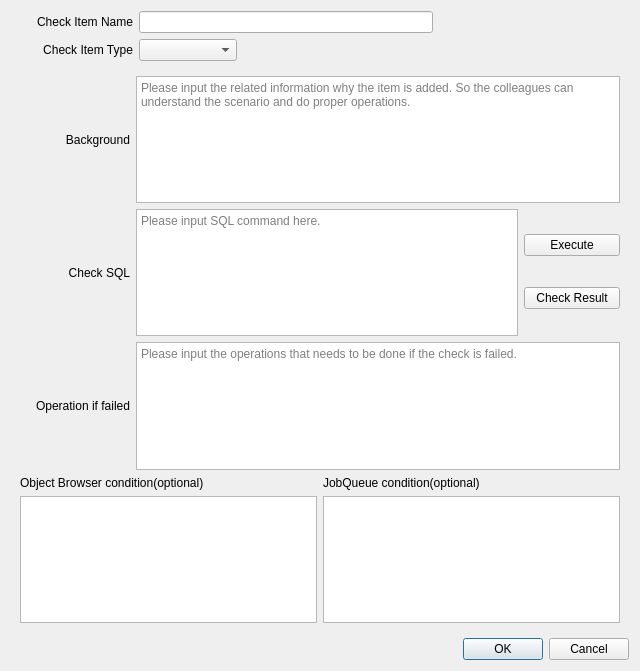
<?xml version="1.0" encoding="UTF-8"?>
<ui version="4.0">
 <class>Dialog</class>
 <widget class="QDialog" name="Dialog">
  <property name="windowModality">
   <enum>Qt::NonModal</enum>
  </property>
  <property name="geometry">
   <rect>
    <x>0</x>
    <y>0</y>
    <width>640</width>
    <height>671</height>
   </rect>
  </property>
  <property name="windowTitle">
   <string>Add New Daily Check Item</string>
  </property>
  <property name="modal">
   <bool>true</bool>
  </property>
  <layout class="QVBoxLayout" name="verticalLayout_3">
   <item>
    <layout class="QHBoxLayout" name="horizontalLayout" stretch="1,3,2">
     <item>
      <widget class="QLabel" name="label_2">
       <property name="sizePolicy">
        <sizepolicy hsizetype="Minimum" vsizetype="Preferred">
         <horstretch>0</horstretch>
         <verstretch>0</verstretch>
        </sizepolicy>
       </property>
       <property name="minimumSize">
        <size>
         <width>122</width>
         <height>0</height>
        </size>
       </property>
       <property name="maximumSize">
        <size>
         <width>122</width>
         <height>16777215</height>
        </size>
       </property>
       <property name="text">
        <string>Check Item Name</string>
       </property>
       <property name="alignment">
        <set>Qt::AlignRight|Qt::AlignTrailing|Qt::AlignVCenter</set>
       </property>
      </widget>
     </item>
     <item>
      <widget class="QLineEdit" name="itemNameLine"/>
     </item>
     <item>
      <spacer name="horizontalSpacer">
       <property name="orientation">
        <enum>Qt::Horizontal</enum>
       </property>
       <property name="sizeHint" stdset="0">
        <size>
         <width>40</width>
         <height>20</height>
        </size>
       </property>
      </spacer>
     </item>
    </layout>
   </item>
   <item>
    <layout class="QHBoxLayout" name="horizontalLayout_2" stretch="1,1,4">
     <item>
      <widget class="QLabel" name="label">
       <property name="sizePolicy">
        <sizepolicy hsizetype="Minimum" vsizetype="Preferred">
         <horstretch>0</horstretch>
         <verstretch>0</verstretch>
        </sizepolicy>
       </property>
       <property name="minimumSize">
        <size>
         <width>122</width>
         <height>0</height>
        </size>
       </property>
       <property name="maximumSize">
        <size>
         <width>122</width>
         <height>16777215</height>
        </size>
       </property>
       <property name="text">
        <string>Check Item Type</string>
       </property>
       <property name="alignment">
        <set>Qt::AlignRight|Qt::AlignTrailing|Qt::AlignVCenter</set>
       </property>
      </widget>
     </item>
     <item>
      <widget class="QComboBox" name="itemTypeCombo"/>
     </item>
     <item>
      <spacer name="horizontalSpacer_2">
       <property name="orientation">
        <enum>Qt::Horizontal</enum>
       </property>
       <property name="sizeHint" stdset="0">
        <size>
         <width>40</width>
         <height>20</height>
        </size>
       </property>
      </spacer>
     </item>
    </layout>
   </item>
   <item>
    <widget class="QStackedWidget" name="stackedAddInfo">
     <property name="currentIndex">
      <number>0</number>
     </property>
     <widget class="QWidget" name="SQLPage">
      <layout class="QVBoxLayout" name="verticalLayout_6">
       <item>
        <layout class="QHBoxLayout" name="horizontalLayout_3" stretch="1,5">
         <item>
          <widget class="QLabel" name="label_3">
           <property name="sizePolicy">
            <sizepolicy hsizetype="Minimum" vsizetype="Preferred">
             <horstretch>0</horstretch>
             <verstretch>0</verstretch>
            </sizepolicy>
           </property>
           <property name="minimumSize">
            <size>
             <width>110</width>
             <height>0</height>
            </size>
           </property>
           <property name="maximumSize">
            <size>
             <width>110</width>
             <height>16777215</height>
            </size>
           </property>
           <property name="text">
            <string>Background</string>
           </property>
           <property name="alignment">
            <set>Qt::AlignRight|Qt::AlignTrailing|Qt::AlignVCenter</set>
           </property>
          </widget>
         </item>
         <item>
          <widget class="QTextEdit" name="SQLBackgroundText">
           <property name="placeholderText">
            <string>Please input the related information why the item is added. So the colleagues can understand the scenario and do proper operations.</string>
           </property>
          </widget>
         </item>
        </layout>
       </item>
       <item>
        <layout class="QHBoxLayout" name="horizontalLayout_5" stretch="1,4,1">
         <item>
          <widget class="QLabel" name="label_4">
           <property name="sizePolicy">
            <sizepolicy hsizetype="Minimum" vsizetype="Preferred">
             <horstretch>0</horstretch>
             <verstretch>0</verstretch>
            </sizepolicy>
           </property>
           <property name="minimumSize">
            <size>
             <width>110</width>
             <height>0</height>
            </size>
           </property>
           <property name="maximumSize">
            <size>
             <width>110</width>
             <height>16777215</height>
            </size>
           </property>
           <property name="layoutDirection">
            <enum>Qt::LeftToRight</enum>
           </property>
           <property name="text">
            <string>Check SQL</string>
           </property>
           <property name="alignment">
            <set>Qt::AlignRight|Qt::AlignTrailing|Qt::AlignVCenter</set>
           </property>
          </widget>
         </item>
         <item>
          <widget class="QTextEdit" name="checkSQLText">
           <property name="placeholderText">
            <string>Please input SQL command here.</string>
           </property>
          </widget>
         </item>
         <item>
          <layout class="QVBoxLayout" name="verticalLayout">
           <item>
            <widget class="QPushButton" name="btn_execute">
             <property name="text">
              <string>Execute</string>
             </property>
            </widget>
           </item>
           <item>
            <widget class="QPushButton" name="btn_checkres">
             <property name="text">
              <string>Check Result</string>
             </property>
            </widget>
           </item>
          </layout>
         </item>
        </layout>
       </item>
       <item>
        <layout class="QHBoxLayout" name="horizontalLayout_4" stretch="1,5">
         <item>
          <widget class="QLabel" name="label_5">
           <property name="sizePolicy">
            <sizepolicy hsizetype="Minimum" vsizetype="Preferred">
             <horstretch>0</horstretch>
             <verstretch>0</verstretch>
            </sizepolicy>
           </property>
           <property name="minimumSize">
            <size>
             <width>110</width>
             <height>0</height>
            </size>
           </property>
           <property name="maximumSize">
            <size>
             <width>110</width>
             <height>16777215</height>
            </size>
           </property>
           <property name="text">
            <string>Operation if failed</string>
           </property>
           <property name="alignment">
            <set>Qt::AlignRight|Qt::AlignTrailing|Qt::AlignVCenter</set>
           </property>
          </widget>
         </item>
         <item>
          <widget class="QTextEdit" name="SQLOpsText">
           <property name="placeholderText">
            <string>Please input the operations that needs to be done if the check is failed.</string>
           </property>
          </widget>
         </item>
        </layout>
       </item>
       <item>
        <layout class="QHBoxLayout" name="horizontalLayout_9">
         <item>
          <layout class="QVBoxLayout" name="verticalLayout_2">
           <item>
            <widget class="QLabel" name="label_9">
             <property name="text">
              <string>Object Browser condition(optional)</string>
             </property>
            </widget>
           </item>
           <item>
            <widget class="QTextEdit" name="OBText"/>
           </item>
          </layout>
         </item>
         <item>
          <layout class="QVBoxLayout" name="verticalLayout_5">
           <item>
            <widget class="QLabel" name="label_10">
             <property name="text">
              <string>JobQueue condition(optional)</string>
             </property>
            </widget>
           </item>
           <item>
            <widget class="QTextEdit" name="JBQText"/>
           </item>
          </layout>
         </item>
        </layout>
       </item>
      </layout>
     </widget>
     <widget class="QWidget" name="ManualPage">
      <layout class="QVBoxLayout" name="verticalLayout_4">
       <item>
        <layout class="QHBoxLayout" name="horizontalLayout_6" stretch="1,5">
         <item>
          <widget class="QLabel" name="label_6">
           <property name="sizePolicy">
            <sizepolicy hsizetype="Minimum" vsizetype="Preferred">
             <horstretch>0</horstretch>
             <verstretch>0</verstretch>
            </sizepolicy>
           </property>
           <property name="minimumSize">
            <size>
             <width>110</width>
             <height>0</height>
            </size>
           </property>
           <property name="maximumSize">
            <size>
             <width>110</width>
             <height>16777215</height>
            </size>
           </property>
           <property name="text">
            <string>Background</string>
           </property>
           <property name="alignment">
            <set>Qt::AlignRight|Qt::AlignTrailing|Qt::AlignVCenter</set>
           </property>
          </widget>
         </item>
         <item>
          <widget class="QTextEdit" name="MBackgroundText">
           <property name="placeholderText">
            <string>Please input the related information why the item is added. So the colleagues can understand the scenario and do proper operations.</string>
           </property>
          </widget>
         </item>
        </layout>
       </item>
       <item>
        <layout class="QHBoxLayout" name="horizontalLayout_8" stretch="1,5">
         <item>
          <widget class="QLabel" name="label_8">
           <property name="sizePolicy">
            <sizepolicy hsizetype="Minimum" vsizetype="Preferred">
             <horstretch>0</horstretch>
             <verstretch>0</verstretch>
            </sizepolicy>
           </property>
           <property name="minimumSize">
            <size>
             <width>110</width>
             <height>0</height>
            </size>
           </property>
           <property name="maximumSize">
            <size>
             <width>110</width>
             <height>16777215</height>
            </size>
           </property>
           <property name="text">
            <string>Check Process</string>
           </property>
           <property name="alignment">
            <set>Qt::AlignRight|Qt::AlignTrailing|Qt::AlignVCenter</set>
           </property>
          </widget>
         </item>
         <item>
          <widget class="QTextEdit" name="MCheckProcessText">
           <property name="placeholderText">
            <string>Please input the manual check steps here.</string>
           </property>
          </widget>
         </item>
        </layout>
       </item>
       <item>
        <layout class="QHBoxLayout" name="horizontalLayout_7" stretch="1,5">
         <item>
          <widget class="QLabel" name="label_7">
           <property name="sizePolicy">
            <sizepolicy hsizetype="Minimum" vsizetype="Preferred">
             <horstretch>0</horstretch>
             <verstretch>0</verstretch>
            </sizepolicy>
           </property>
           <property name="minimumSize">
            <size>
             <width>110</width>
             <height>0</height>
            </size>
           </property>
           <property name="maximumSize">
            <size>
             <width>110</width>
             <height>16777215</height>
            </size>
           </property>
           <property name="text">
            <string>Operation if failed</string>
           </property>
           <property name="alignment">
            <set>Qt::AlignRight|Qt::AlignTrailing|Qt::AlignVCenter</set>
           </property>
          </widget>
         </item>
         <item>
          <widget class="QTextEdit" name="MOpsText">
           <property name="placeholderText">
            <string>Please input the operations that needs to be done if the check is failed.</string>
           </property>
          </widget>
         </item>
        </layout>
       </item>
      </layout>
     </widget>
    </widget>
   </item>
   <item>
    <widget class="QDialogButtonBox" name="buttonBox">
     <property name="orientation">
      <enum>Qt::Horizontal</enum>
     </property>
     <property name="standardButtons">
      <set>QDialogButtonBox::Cancel|QDialogButtonBox::Ok</set>
     </property>
    </widget>
   </item>
  </layout>
 </widget>
 <resources/>
 <connections>
  <connection>
   <sender>buttonBox</sender>
   <signal>accepted()</signal>
   <receiver>Dialog</receiver>
   <slot>accept()</slot>
   <hints>
    <hint type="sourcelabel">
     <x>248</x>
     <y>254</y>
    </hint>
    <hint type="destinationlabel">
     <x>157</x>
     <y>274</y>
    </hint>
   </hints>
  </connection>
  <connection>
   <sender>buttonBox</sender>
   <signal>rejected()</signal>
   <receiver>Dialog</receiver>
   <slot>reject()</slot>
   <hints>
    <hint type="sourcelabel">
     <x>316</x>
     <y>260</y>
    </hint>
    <hint type="destinationlabel">
     <x>286</x>
     <y>274</y>
    </hint>
   </hints>
  </connection>
 </connections>
</ui>
